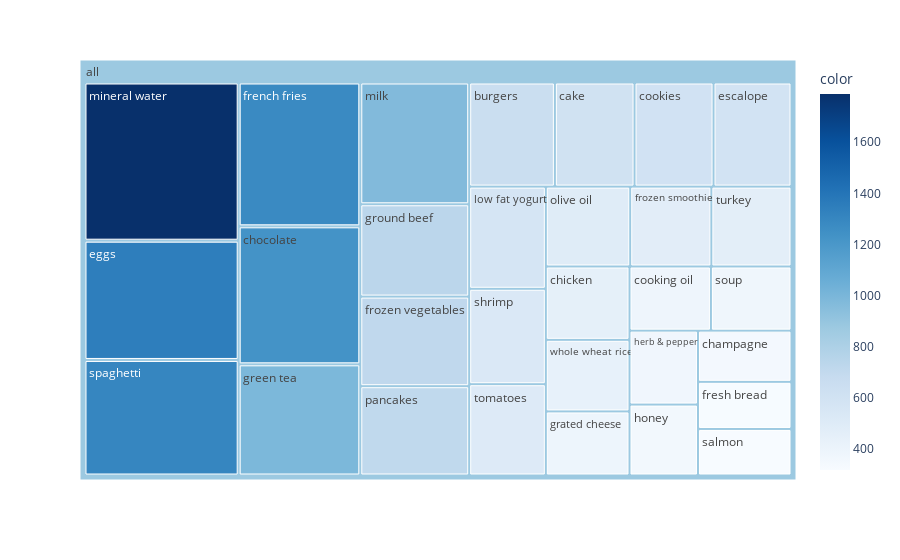

The code cell stored with this chart in its notebook:
### Code cell
df_table["all"] = "all" # to have a same origin

fig = px.treemap(df_table.head(30), path=['all', "items"], values='incident_count',
                  color=df_table["incident_count"].head(30), hover_data=['items'],
                  color_continuous_scale='Blues',
                  )
fig.show()

### Figure 1 — Plotly figure (JSON) as saved in the notebook; plotly's stock layout.template omitted (floating-point values rounded to 4 significant figures)
{"data": [{"branchvalues": "total", "customdata": [["burgers", 654], ["cake", 608], ["champagne", 351], ["chicken", 450], ["chocolate", 1230], ["cookies", 603], ["cooking oil", 383], ["eggs", 1348], ["escalope", 595], ["french fries", 1282], ["fresh bread", 323], ["frozen smoothie", 475], ["frozen vegetables", 715], ["grated cheese", 393], ["green tea", 991], ["ground beef", 737], ["herb & pepper", 371], ["honey", 356], ["low fat yogurt", 574], ["milk", 972], ["mineral water", 1788], ["olive oil", 494], ["pancakes", 713], ["salmon", 319], ["shrimp", 536], ["soup", 379], ["spaghetti", 1306], ["tomatoes", 513], ["turkey", 469], ["whole wheat rice", 439], ["(?)", 878.1]], "domain": {"x": [0, 1], "y": [0, 1]}, "hovertemplate": "labels=%{label}<br>incident_count=%{value}<br>parent=%{parent}<br>id=%{id}<br>items=%{customdata[0]}<br>color=%{color}<extra></extra>", "ids": ["all/burgers", "all/cake", "all/champagne", "all/chicken", "all/chocolate", "all/cookies", "all/cooking oil", "all/eggs", "all/escalope", "all/french fries", "all/fresh bread", "all/frozen smoothie", "all/frozen vegetables", "all/grated cheese", "all/green tea", "all/ground beef", "all/herb & pepper", "all/honey", "all/low fat yogurt", "all/milk", "all/mineral water", "all/olive oil", "all/pancakes", "all/salmon", "all/shrimp", "all/soup", "all/spaghetti", "all/tomatoes", "all/turkey", "all/whole wheat rice", "all"], "labels": ["burgers", "cake", "champagne", "chicken", "chocolate", "cookies", "cooking oil", "eggs", "escalope", "french fries", "fresh bread", "frozen smoothie", "frozen vegetables", "grated cheese", "green tea", "ground beef", "herb & pepper", "honey", "low fat yogurt", "milk", "mineral water", "olive oil", "pancakes", "salmon", "shrimp", "soup", "spaghetti", "tomatoes", "turkey", "whole wheat rice", "all"], "marker": {"coloraxis": "coloraxis", "colors": [654, 608, 351, 450, 1230, 603, 383, 1348, 595, 1282, 323, 475, 715, 393, 991, 737, 371, 356, 574, 972, 1788, 494, 713, 319, 536, 379, 1306, 513, 469, 439, 878.1]}, "name": "", "parents": ["all", "all", "all", "all", "all", "all", "all", "all", "all", "all", "all", "all", "all", "all", "all", "all", "all", "all", "all", "all", "all", "all", "all", "all", "all", "all", "all", "all", "all", "all", ""], "type": "treemap", "values": [654, 608, 351, 450, 1230, 603, 383, 1348, 595, 1282, 323, 475, 715, 393, 991, 737, 371, 356, 574, 972, 1788, 494, 713, 319, 536, 379, 1306, 513, 469, 439, 20367]}], "layout": {"coloraxis": {"colorbar": {"title": {"text": "color"}}, "colorscale": [[0, "rgb(247,251,255)"], [0.125, "rgb(222,235,247)"], [0.25, "rgb(198,219,239)"], [0.375, "rgb(158,202,225)"], [0.5, "rgb(107,174,214)"], [0.625, "rgb(66,146,198)"], [0.75, "rgb(33,113,181)"], [0.875, "rgb(8,81,156)"], [1, "rgb(8,48,107)"]]}, "legend": {"tracegroupgap": 0}, "margin": {"t": 60}}}
